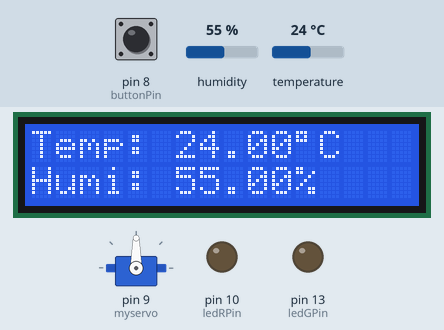
This sketch was run on a simulated Arduino Uno, built with avr-gcc and run on an emulated ATmega328P. Parts: 16×2 character LCD, servo, output pins drawn as LEDs (lit = HIGH). Inputs (shaded band) come from the test bench; at power-on: pin 8 (buttonPin) LOW, temperature 24 °C, humidity 55 %. What the sketch prints to the serial monitor is not drawn.

Above: at 1.2 s.
1.3 s: pin 8 (buttonPin) pulled HIGH for 0.65 s
At 3.8 s:
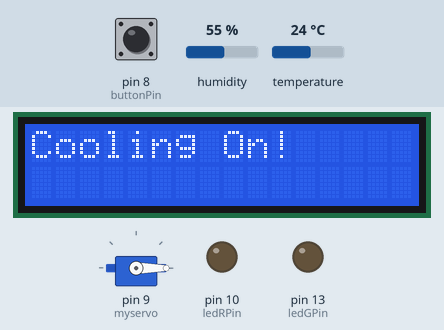
4.0 s: temperature set to 36 °C
At 7.1 s:
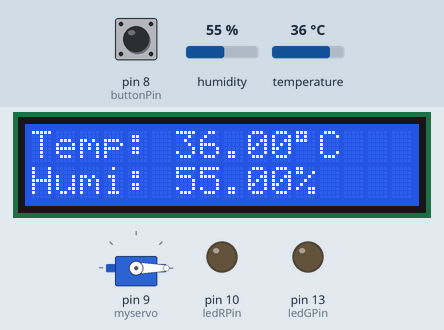
7.5 s: temperature set to 39 °C
At 8.4 s:
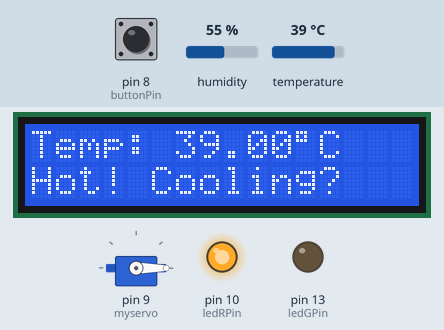
9.5 s: pin 8 (buttonPin) pulled HIGH for 1 s
At 11.8 s:
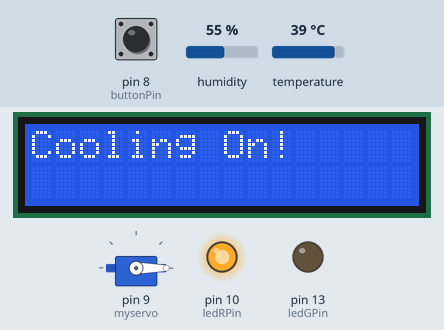
12.0 s: temperature set to 12 °C
At 15.1 s:
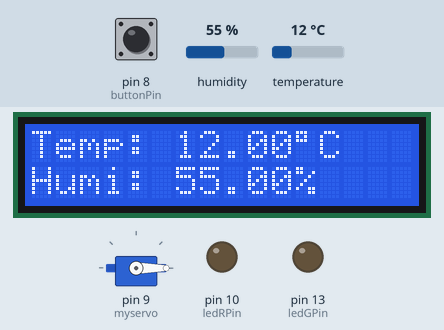
15.5 s: humidity set to 22 %
At 17.3 s:
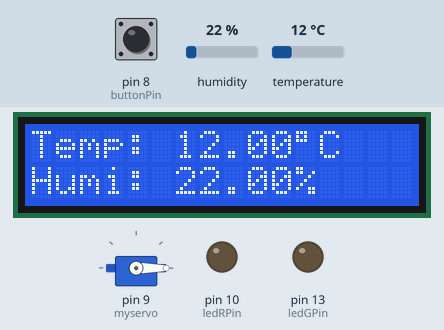
Timing chart, 0 to 18.6 s (numbered marks = the images above; inputs shaded):
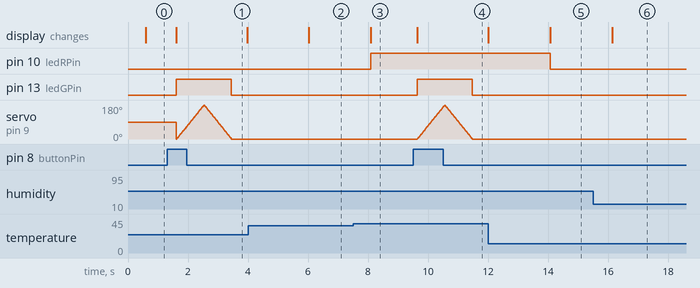

The sketch:

Mecoo.ino
```cpp
/*
 * Created 11 February 2023
 * By Aurchie
 *
 * Project: SootheU
 * At: FemmeHacks 2023, Pennovation Works, Philadelphia, PA - 19104
 * Project Description: Logs body temperature and humidity (sweat) using DHT11 and Arduino Uno.
 * Especially for women going through menopause and experiencing hot flash, brain fogs and mood swings.
 *
 * Git Link:
 * DevPost:
 */

#include <LiquidCrystal.h>
#include "DHT.h"
#include <Servo.h>

#define DHTPIN 7
#define DHTTYPE DHT11

const int rs = 12, en = 11, d4 = 5, d5 = 4, d6 = 3, d7 = 2;
LiquidCrystal lcd(rs, en, d4, d5, d6, d7);

DHT dht(DHTPIN, DHTTYPE);
const int buttonPin = 8;  // the number of the pushbutton pin
const int ledGPin = 13;    // the number of the Green LED pin
const int ledRPin = 10;    // the number of the Red LED pin

Servo myservo;  // create servo object to control a servo

bool f_flag = true;
int pos = 0;    // variable to store the servo position
float temp_thresh = 38.0;
float humi_thresh = 16.0;

void setup()
{
  dht.begin();     // initialise the sensor
  lcd.begin(16, 2);
  // initialize serial:
  Serial.begin(9600);
  myservo.attach(9);  // attaches the servo on pin 9 to the servo object

  // initialize the LED pin as an output:
  pinMode(ledGPin, OUTPUT);
  pinMode(ledRPin, OUTPUT);
  // initialize the pushbutton pin as an input:
  pinMode(buttonPin, INPUT);
}

void loop()
{
  delay(500); // wait a few seconds between measurements

  // read the state of the pushbutton value:
   bool buttonState = digitalRead(buttonPin);

  //runs once
  while(f_flag)
  {
    Serial.print("Temperature (Celsius)");
    Serial.print(",");
    Serial.println("Humidity (%)");
    f_flag = false;
  }

  float humi  = dht.readHumidity();    // read humidity
  float tempC = dht.readTemperature(); // read temperature

  lcd.clear();
  // check if any reads failed
  if (isnan(humi) || isnan(tempC)) {
    lcd.setCursor(0, 0);
    lcd.print("Failed");
    Serial.println("Failed");
  } else {
    lcd.setCursor(0, 0);  // start to print at the first row
    lcd.print("Temp: ");
    lcd.print(tempC);     // print the temperature
    lcd.print((char)223); // print ° character
    lcd.print("C");

    lcd.setCursor(0, 1);  // start to print at the second row
    lcd.print("Humi: ");
    lcd.print(humi);      // print the humidity
    lcd.print("%");

    Serial.print(tempC);     // print the temperature
    Serial.print(",");
    Serial.println(humi);      // print the humidity

    if (tempC >= temp_thresh)
    {
      lcd.clear();
      lcd.setCursor(0, 0);  // start to print at the second row
      lcd.print("Temp: ");
      lcd.print(tempC);      // print the humidity
      lcd.print((char)223); // print ° character
      lcd.print("C");
      lcd.setCursor(0, 1);  // start to print at the second row
      lcd.print("Hot! Cooling?");
      // turn Red LED on:
      digitalWrite(ledRPin, HIGH);
    }
    else if (humi >= humi_thresh && tempC >= temp_thresh)
    {
      lcd.clear();
      lcd.setCursor(0, 0);  // start to print at the second row
      lcd.print("Humi: ");
      lcd.print(humi);      // print the humidity
      lcd.print("%");
      lcd.setCursor(0, 1);  // start to print at the second row
      lcd.print("Cooling On?");
      // turn Red LED on:
      digitalWrite(ledRPin, HIGH);
    }
    else
    {
      // turn Red LED off:
      digitalWrite(ledRPin, LOW);
    }

    // check if the pushbutton is pressed. If it is, turn cooling on
    if (buttonState == HIGH)
    {
      lcd.clear();
      lcd.setCursor(0, 0);  // start to print at the second row
      lcd.print("Cooling On!");
      // turn Green LED on:
      digitalWrite(ledGPin, HIGH);
      coolingOn(humi);
    }
    // turn Green LED off:
    digitalWrite(ledGPin, LOW);
  }
}

void coolingOn(float h){
  for (pos = 0; pos <= 180; pos += 1) { // goes from 0 degrees to 180 degrees
        // in steps of 1 degree
        myservo.write(pos);              // tell servo to go to position in variable 'pos'
        delay(5);                       // waits 15 ms for the servo to reach the position
      }
      for (pos = 180; pos >= 0; pos -= 1) { // goes from 180 degrees to 0 degrees
        myservo.write(pos);              // tell servo to go to position in variable 'pos'
        delay(5);                       // waits 15 ms for the servo to reach the position
      }
}
```

Measured:
- the behaviour switches between 37 and 38 °C on temperature (found by bisection; images 2 and 3)
- after the input at 1.3 s, pin 13 (ledGPin): LOW → HIGH after 0.31 s, → LOW 1.8 s later; the display: changes after 0.31 s (image 1)
- after the input at 4.0 s, the display: changes after 2.0 s (image 2)
- after the input at 7.5 s, pin 10 (ledRPin): LOW → HIGH after 0.59 s; the display: changes after 0.59 s (image 3)
- after the input at 9.5 s, pin 13 (ledGPin): LOW → HIGH after 0.14 s, → LOW 1.8 s later; servo on pin 9 (myservo): rises from 0° to 180° in 0.91 s, then falls to 0° in 0.92 s; the display: changes after 0.14 s (image 4)
- after the input at 12.0 s, pin 10 (ledRPin): HIGH → LOW after 2.1 s; the display: first differs from a run without the input after 2.1 s (image 5)
- after the input at 15.5 s, the display: changes after 0.63 s (image 6)
